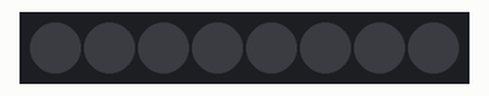
The program below on a simulated Raspberry Pi Pico running MicroPython. Shown: 8 RGB LEDs in strip order, left to right. Dim RGB values are drawn brighter than linear.

Above: at 0.1 s.
At 1.15 s:
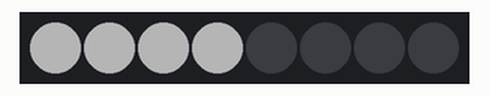
At 2.25 s:
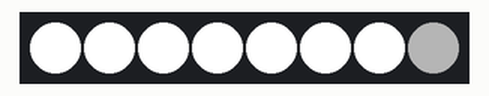
At 4.36 s:
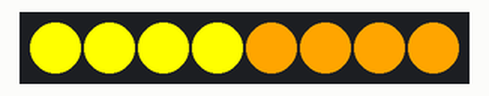
At 6.47 s:
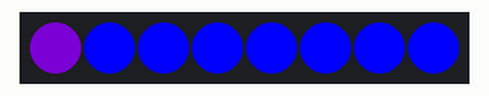
At 8.68 s:
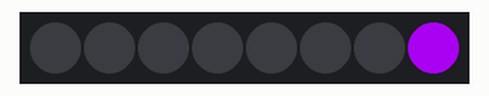
Timing chart, 0 to 40.0 s (numbered marks = the images above):
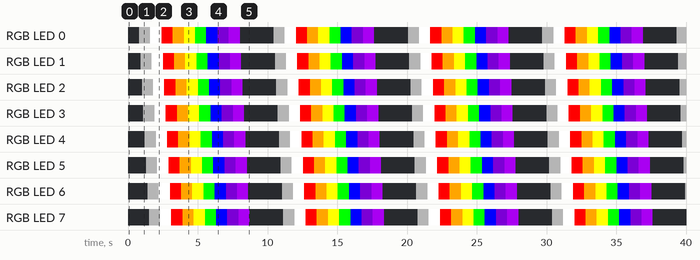

Measured:
- by itself, RGB LED 0–7: repeats every 9.6 s: RGB(255, 255, 255) 0.80 s, RGB(255, 0, 0) 0.80 s, RGB(255, 165, 0) 0.80 s, RGB(255, 255, 0) 0.80 s, RGB(0, 255, 0) 0.80 s, RGB(0, 0, 255) 0.80 s, RGB(75, 0, 130) 0.80 s, RGB(148, 0, 211) 0.80 s, off 2.4 s, RGB(64, 64, 64) 0.80 s
- by itself, everything shown: repeats every 9.6 s, in 80 steps

The program:

lab7Internal.py
```python
# Author: J.E. Tannenbaum
# Initial Release: 03/08/2022
# Playing with a neopixel bar

import time
from neopixel import NeoPixel
from machine import Pin

# Number of pixels in the NeoPixel Strip
NUMBER_PIXELS = 8

# Driver pin
LED_PIN = 0

# Set the delay
DELAY = .1

#Define the pin as output
pin = Pin(LED_PIN, Pin.OUT)

# Define the NeoPixel Strip
strip = NeoPixel(pin, NUMBER_PIXELS)

# set the colors from https://www.rapidtables.com/web/color/RGB_Color.html
white = (255, 255, 255)
red = (255, 0, 0)
orange = (255, 165, 0)
yellow = (255, 255, 0)
green = (0, 255, 0)
blue = (0, 0, 255)
indigo = (75, 0, 130)
violet = (148, 0,211)
black = (0, 0, 0)
grey = (64, 64, 64)
colors = (black, grey, white, red, orange, yellow, green, blue, indigo, violet, black, black)

while True:
    for color in colors:
        for i in range(NUMBER_PIXELS):
            strip[i] = color
            strip.write()
            time.sleep(DELAY)
        
```
